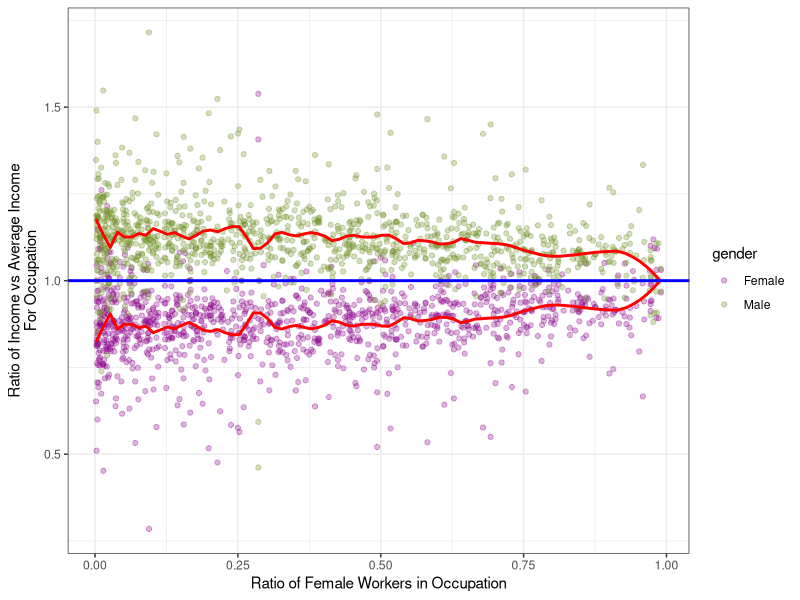

Write R code to recreate this figure. (Note: this script raises an error after producing the figure.)
## ---- chunk 1
library(tidyverse)

raw_dat<-read_csv("week4_australian_salary.csv")


pal<-c("DarkMagenta", "OliveDrab")
## ---- chunk 2

#transform data
#calculate female income 'f_income', male income 'f_income' for each occupation
#calculate average income for occupation
#calculate female count of individuals f_count, 
#calculate male count of individuals m_count
#calculate total number of individtual workers 'tot_workers'
#calculate the female income ratio to the average income per occupation
#calculate the male income ratio to the average income per occupation
#calculate the ratio of female to male workers for each occupation
#greater the proportion of women, the closer to 1

dat<-raw_dat %>% group_by(occupation) %>% 
  summarise(f_income=mean(average_taxable_income[gender=="Female"]),
            m_income=mean(average_taxable_income[gender=="Male"]),
            avg_income=mean(average_taxable_income),
            f_count=mean(individuals[gender=="Female"]),
            m_count=mean(individuals[gender=="Male"]),
            tot_workers=sum(individuals)) %>% 
  mutate(f_ratio_income=f_income/avg_income, 
         m_ratio_income=m_income/avg_income, 
         f_ratio_workers=f_count/tot_workers,
         diff=abs(m_ratio_income-f_ratio_income)) %>% 
  filter(!is.nan(m_income), !is.nan(f_income))

plot_dat<-select(dat,occupation, f_ratio_workers, f_ratio_income, m_ratio_income) %>% 
  gather(key=gender, value=income_ratio, 3:4 )


p1<-ggplot(plot_dat, aes(x=f_ratio_workers, y=income_ratio, group=gender))+
  geom_point(aes(color=gender), alpha=0.3)+
  scale_color_manual(values=pal,
                      breaks=c("f_ratio_income", "m_ratio_income"),
                      labels=c("Female", "Male"))+
  geom_smooth(aes(x=f_ratio_workers, y=income_ratio), method="loess", span=0.1, se=FALSE,color="red", alpha=1.0)+
  geom_hline(aes(yintercept=1), size=1,color="blue")+
   labs(x="Ratio of Female Workers in Occupation", y="Ratio of Income vs Average Income\nFor Occupation")+
  theme_bw()

  


  tb<-plot_dat %>% 
    top_n(50, f_ratio_workers) %>% 
    bind_rows(plot_dat %>% 
               top_n(-50, f_ratio_workers)) %>% 
    mutate(gender=ifelse(gender=="f_ratio_income", "Female", "Male")) %>% 
    left_join(raw_dat %>% select(occupation, gender, average_taxable_income)) %>% 
    mutate(gender_work=ifelse(
      f_ratio_workers > 0.1, "women predominant", "men predominant"
    ))
  
  tbplot<-ggplot(tb)
  tbplot<-tbplot + geom_boxplot(aes(x=gender_work, y=average_taxable_income,color=gender))
  
  ggsave(filename = "revised tt4.png", plot = p1, device = "png",dpi = 300,units = "in", height = 4, width = 6 )

## ---- chunk 3
library(e1071)
library(caret)

set.seed(042418)
# seeds <- vector(mode = "list", length = 51)
# for(i in 1:50) seeds[[i]] <- sample.int(1000, 22)

ml_dat<-dat %>% 
  gather(key=gender, value=income, 2:3) %>% 
  mutate(gender=ifelse(gender=="f_income", "female", "male"), income_ratio=income/avg_income) %>% 
  left_join(dat %>% 
  gather(key=gender, value=workers,5:6) %>% 
    mutate(gender=ifelse(gender=="f_count", "female", "male"), worker_ratio=workers/tot_workers)) %>% 
  select(tot_workers, worker_ratio, avg_income, income_ratio, diff, gender)


Train<- createDataPartition(ml_dat$avg_income, p=0.6, list=FALSE)
training<-ml_dat[Train,]
test<-ml_dat[-Train,]

ctrl<-trainControl(method="cv",
                   repeats = 3,
                   classProbs = TRUE,
                   summaryFunction = twoClassSummary
                   )

set.seed(042418)
mod_fit <- train(gender~. ,  
                 data=training, 
                 method="pls",
                 preProc=c("center", "scale"),
                 tuneLength=15,
                 trControl=ctrl,
                 metric="ROC")

plsClasses<-predict(mod_fit, newdata = test)
plsProb<-predict(mod_fit, newdata = test, type="prob")

confusionMatrix(data=plsClasses, as.factor(test$gender))

  
## ---- chunk 4


ctrl1<-trainControl(method="repeatedcv",
                   repeats = 5
                   )

mod_fit1 <- train(gender~ .,   
                 data=training, 
                 method="knn",
                 tuneLength=15,
                 trControl=ctrl1)

knnClasses<-predict(mod_fit1, newdata = test)
knnProb<-predict(mod_fit1, newdata = test,type="prob")

confusionMatrix(data=knnClasses, as.factor(test$gender))
## ---- chunk 5
ctrl2<-trainControl(method="adaptive_cv",
                   repeats = 5
                   )

mod_fit2 <- train(gender ~ .,   
                 data=training, 
                 method="gbm",
                 tuneLength=12,
                 trControl=ctrl2)

plsClasses2<-predict(mod_fit2, newdata = test)
plsProb2<-predict(mod_fit2, newdata = test, type="prob")

confusionMatrix(data=plsClasses2, as.factor(test$gender))
## ---- chunk 6
library(randomForest)

mod_fit3<-randomForest(as.factor(gender) ~ ., data=training, importance = TRUE, allowParallel=TRUE) 
predict<-predict(mod_fit3, test)
cmp2<-confusionMatrix(predict, as.factor(test$gender))
cmp2
